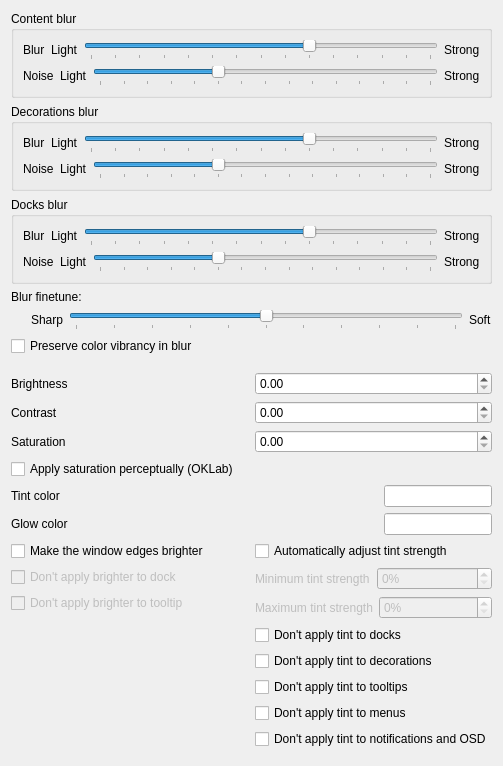
         <widget class="QWidget" name="scrollContentGeneral">
          <layout class="QVBoxLayout">
           <item>
            <widget class="QGroupBox" name="groupBoxContentBlur">
             <property name="title">
              <string>Content blur</string>
             </property>
             <layout class="QVBoxLayout" name="verticalLayoutContentBlur">
              <item>
               <layout class="QHBoxLayout" name="horizontalLayoutContentBlur" stretch="0,0,0,0">
                <item>
                 <widget class="QLabel" name="labelContentBlur">
                  <property name="text">
                   <string>Blur</string>
                  </property>
                 </widget>
                </item>
                <item>
                 <widget class="QLabel" name="labelConstantBlurLight">
                  <property name="text">
                   <string>Light</string>
                  </property>
                 </widget>
                </item>
                <item>
                 <widget class="QSlider" name="kcfg_BlurStrength">
                  <property name="minimum">
                   <number>1</number>
                  </property>
                  <property name="maximum">
                   <number>15</number>
                  </property>
                  <property name="singleStep">
                   <number>1</number>
                  </property>
                  <property name="pageStep">
                   <number>1</number>
                  </property>
                  <property name="value">
                   <number>10</number>
                  </property>
                  <property name="orientation">
                   <enum>Qt::Orientation::Horizontal</enum>
                  </property>
                  <property name="tickPosition">
                   <enum>QSlider::TickPosition::TicksBelow</enum>
                  </property>
                 </widget>
                </item>
                <item>
                 <widget class="QLabel" name="labelConstantBlurStrong">
                  <property name="text">
                   <string>Strong</string>
                  </property>
                 </widget>
                </item>
               </layout>
              </item>
              <item>
               <layout class="QHBoxLayout" name="horizontalLayoutContentNoise">
                <item>
                 <widget class="QLabel" name="labelContentNoise">
                  <property name="text">
                   <string>Noise</string>
                  </property>
                 </widget>
                </item>
                <item>
                 <widget class="QLabel" name="labelConstantNoiseLight">
                  <property name="text">
                   <string>Light</string>
                  </property>
                 </widget>
                </item>
                <item>
                 <widget class="QSlider" name="kcfg_NoiseStrength">
                  <property name="maximum">
                   <number>14</number>
                  </property>
                  <property name="pageStep">
                   <number>5</number>
                  </property>
                  <property name="value">
                   <number>5</number>
                  </property>
                  <property name="orientation">
                   <enum>Qt::Orientation::Horizontal</enum>
                  </property>
                  <property name="tickPosition">
                   <enum>QSlider::TickPosition::TicksBelow</enum>
                  </property>
                  <property name="tickInterval">
                   <number>1</number>
                  </property>
                 </widget>
                </item>
                <item>
                 <widget class="QLabel" name="labelConstantNoiseStrong">
                  <property name="text">
                   <string>Strong</string>
                  </property>
                 </widget>
                </item>
               </layout>
              </item>
             </layout>
            </widget>
           </item>
           <item>
            <widget class="QGroupBox" name="groupBoxDecorationBlur">
             <property name="title">
              <string>Decorations blur</string>
             </property>
             <layout class="QVBoxLayout" name="verticalLayoutDecorationBlur">
              <item>
               <layout class="QHBoxLayout" name="horizontalLayoutDecorationBlur" stretch="0,0,0,0">
                <item>
                 <widget class="QLabel" name="labelDecorationBlur">
                  <property name="text">
                   <string>Blur</string>
                  </property>
                 </widget>
                </item>
                <item>
                 <widget class="QLabel" name="labelDecorationBlurLight">
                  <property name="text">
                   <string>Light</string>
                  </property>
                 </widget>
                </item>
                <item>
                 <widget class="QSlider" name="kcfg_DecorationBlurStrength">
                  <property name="minimum">
                   <number>1</number>
                  </property>
                  <property name="maximum">
                   <number>15</number>
                  </property>
                  <property name="singleStep">
                   <number>1</number>
                  </property>
                  <property name="pageStep">
                   <number>1</number>
                  </property>
                  <property name="value">
                   <number>10</number>
                  </property>
                  <property name="orientation">
                   <enum>Qt::Orientation::Horizontal</enum>
                  </property>
                  <property name="tickPosition">
                   <enum>QSlider::TickPosition::TicksBelow</enum>
                  </property>
                 </widget>
                </item>
                <item>
                 <widget class="QLabel" name="labelDecorationBlurStrong">
                  <property name="text">
                   <string>Strong</string>
                  </property>
                 </widget>
                </item>
               </layout>
              </item>
              <item>
               <layout class="QHBoxLayout" name="horizontalLayoutDecorationNoise">
                <item>
                 <widget class="QLabel" name="labelDecorationNoise">
                  <property name="text">
                   <string>Noise</string>
                  </property>
                 </widget>
                </item>
                <item>
                 <widget class="QLabel" name="labelDecorationNoiseLight">
                  <property name="text">
                   <string>Light</string>
                  </property>
                 </widget>
                </item>
                <item>
                 <widget class="QSlider" name="kcfg_DecorationNoiseStrength">
                  <property name="maximum">
                   <number>14</number>
                  </property>
                  <property name="pageStep">
                   <number>5</number>
                  </property>
                  <property name="value">
                   <number>5</number>
                  </property>
                  <property name="orientation">
                   <enum>Qt::Orientation::Horizontal</enum>
                  </property>
                  <property name="tickPosition">
                   <enum>QSlider::TickPosition::TicksBelow</enum>
                  </property>
                  <property name="tickInterval">
                   <number>1</number>
                  </property>
                 </widget>
                </item>
                <item>
                 <widget class="QLabel" name="labelDecorationNoiseStrong">
                  <property name="text">
                   <string>Strong</string>
                  </property>
                 </widget>
                </item>
               </layout>
              </item>
             </layout>
            </widget>
           </item>
           <item>
            <widget class="QGroupBox" name="groupBoxDockBlur">
             <property name="title">
              <string>Docks blur</string>
             </property>
             <layout class="QVBoxLayout" name="verticalLayoutDockBlur">
              <item>
               <layout class="QHBoxLayout" name="horizontalLayoutDockBlur" stretch="0,0,0,0">
                <item>
                 <widget class="QLabel" name="labelDockBlur">
                  <property name="text">
                   <string>Blur</string>
                  </property>
                 </widget>
                </item>
                <item>
                 <widget class="QLabel" name="labelDockBlurLight">
                  <property name="text">
                   <string>Light</string>
                  </property>
                 </widget>
                </item>
                <item>
                 <widget class="QSlider" name="kcfg_DockBlurStrength">
                  <property name="minimum">
                   <number>1</number>
                  </property>
                  <property name="maximum">
                   <number>15</number>
                  </property>
                  <property name="singleStep">
                   <number>1</number>
                  </property>
                  <property name="pageStep">
                   <number>1</number>
                  </property>
                  <property name="value">
                   <number>10</number>
                  </property>
                  <property name="orientation">
                   <enum>Qt::Orientation::Horizontal</enum>
                  </property>
                  <property name="tickPosition">
                   <enum>QSlider::TickPosition::TicksBelow</enum>
                  </property>
                 </widget>
                </item>
                <item>
                 <widget class="QLabel" name="labelDockBlurStrong">
                  <property name="text">
                   <string>Strong</string>
                  </property>
                 </widget>
                </item>
               </layout>
              </item>
              <item>
               <layout class="QHBoxLayout" name="horizontalLayoutDockNoise">
                <item>
                 <widget class="QLabel" name="labelDockNoise">
                  <property name="text">
                   <string>Noise</string>
                  </property>
                 </widget>
                </item>
                <item>
                 <widget class="QLabel" name="labelDockNoiseLight">
                  <property name="text">
                   <string>Light</string>
                  </property>
                 </widget>
                </item>
                <item>
                 <widget class="QSlider" name="kcfg_DockNoiseStrength">
                  <property name="maximum">
                   <number>14</number>
                  </property>
                  <property name="pageStep">
                   <number>5</number>
                  </property>
                  <property name="value">
                   <number>5</number>
                  </property>
                  <property name="orientation">
                   <enum>Qt::Orientation::Horizontal</enum>
                  </property>
                  <property name="tickPosition">
                   <enum>QSlider::TickPosition::TicksBelow</enum>
                  </property>
                  <property name="tickInterval">
                   <number>1</number>
                  </property>
                 </widget>
                </item>
                <item>
                 <widget class="QLabel" name="labelDockNoiseStrong">
                  <property name="text">
                   <string>Strong</string>
                  </property>
                 </widget>
                </item>
               </layout>
              </item>
             </layout>
            </widget>
           </item>
           <item>
            <widget class="QLabel" name="labelBlurFinetuneDescription">
             <property name="text">
              <string>Blur finetune:</string>
             </property>
            </widget>
           </item>
           <item>
            <layout class="QHBoxLayout" name="horizontalLayoutBlurFinetune">
             <item>
              <spacer name="horizontalSpacerBlurFinetune">
               <property name="orientation">
                <enum>Qt::Orientation::Horizontal</enum>
               </property>
               <property name="sizeType">
                <enum>QSizePolicy::Policy::Fixed</enum>
               </property>
               <property name="sizeHint" stdset="0">
                <size>
                 <width>20</width>
                 <height>20</height>
                </size>
               </property>
              </spacer>
             </item>
             <item>
              <widget class="QLabel" name="labelBlurFinetuneSharp">
               <property name="text">
                <string>Sharp</string>
               </property>
              </widget>
             </item>
             <item>
              <widget class="QSlider" name="kcfg_BlurFinetune">
               <property name="minimum">
                <number>0</number>
               </property>
               <property name="maximum">
                <number>10</number>
               </property>
               <property name="singleStep">
                <number>1</number>
               </property>
               <property name="pageStep">
                <number>1</number>
               </property>
               <property name="value">
                <number>5</number>
               </property>
               <property name="orientation">
                <enum>Qt::Orientation::Horizontal</enum>
               </property>
               <property name="tickPosition">
                <enum>QSlider::TickPosition::TicksBelow</enum>
               </property>
               <property name="toolTip">
                <string>Tunes both the downsample radius and the upsample blend together. Lower = tighter / sharper blur, higher = wider / softer blur.</string>
               </property>
              </widget>
             </item>
             <item>
              <widget class="QLabel" name="labelBlurFinetuneSoft">
               <property name="text">
                <string>Soft</string>
               </property>
              </widget>
             </item>
            </layout>
           </item>
           <item>
            <widget class="QCheckBox" name="kcfg_BlurSaturationCompensation">
             <property name="text">
              <string>Preserve color vibrancy in blur</string>
             </property>
             <property name="toolTip">
              <string>Blur slightly desaturates colors — this counters that. Can cause artifacts.</string>
             </property>
            </widget>
           </item>
           <item>
            <spacer name="verticalSpacer">
             <property name="orientation">
              <enum>Qt::Orientation::Vertical</enum>
             </property>
             <property name="sizeHint" stdset="0">
              <size>
               <width>0</width>
               <height>0</height>
              </size>
             </property>
            </spacer>
           </item>
           <item>
            <spacer>
             <property name="orientation">
              <enum>Qt::Orientation::Vertical</enum>
             </property>
             <property name="sizeHint" stdset="0">
              <size>
               <width>0</width>
               <height>10</height>
              </size>
             </property>
            </spacer>
           </item>
           <item>
            <layout class="QHBoxLayout">
             <item>
              <widget class="QLabel" name="label">
               <property name="text">
                <string>Brightness</string>
               </property>
              </widget>
             </item>
             <item>
              <widget class="QDoubleSpinBox" name="kcfg_Brightness">
               <property name="minimum">
                <double>0.000000000000000</double>
               </property>
               <property name="singleStep">
                <double>0.100000000000000</double>
               </property>
              </widget>
             </item>
            </layout>
           </item>
           <item>
            <layout class="QHBoxLayout">
             <item>
              <widget class="QLabel" name="label">
               <property name="text">
                <string>Contrast</string>
               </property>
              </widget>
             </item>
             <item>
              <widget class="QDoubleSpinBox" name="kcfg_Contrast">
               <property name="minimum">
                <double>0.000000000000000</double>
               </property>
               <property name="singleStep">
                <double>0.100000000000000</double>
               </property>
              </widget>
             </item>
            </layout>
           </item>
           <item>
            <layout class="QHBoxLayout">
             <item>
              <widget class="QLabel" name="label">
               <property name="text">
                <string>Saturation</string>
               </property>
              </widget>
             </item>
             <item>
              <widget class="QDoubleSpinBox" name="kcfg_Saturation">
               <property name="minimum">
                <double>0.000000000000000</double>
               </property>
               <property name="singleStep">
                <double>0.100000000000000</double>
               </property>
              </widget>
             </item>
            </layout>
           </item>
           <item>
            <widget class="QCheckBox" name="kcfg_OklabSaturation">
             <property name="text">
              <string>Apply saturation perceptually (OKLab)</string>
             </property>
             <property name="toolTip">
              <string>Adjusts saturation evenly across all colors instead of in plain RGB.</string>
             </property>
            </widget>
           </item>
           <item>
            <layout class="QHBoxLayout">
             <item>
              <widget class="QLabel" name="labelTintColor">
               <property name="text">
                <string>Tint color</string>
               </property>
              </widget>
             </item>
             <item>
              <widget class="QLineEdit" name="kcfg_TintColor">
               <property name="sizePolicy">
                <sizepolicy hsizetype="Fixed" vsizetype="Fixed">
                 <horstretch>0</horstretch>
                 <verstretch>0</verstretch>
                </sizepolicy>
               </property>
               <property name="toolTip">
                <string>Enter a color in #AARRGGBB format. The A (alpha) channel sets tint strength.</string>
               </property>
              </widget>
             </item>
            </layout>
           </item>
           <item>
            <layout class="QHBoxLayout">
             <item>
              <widget class="QLabel" name="labelGlowColor">
               <property name="text">
                <string>Glow color</string>
               </property>
              </widget>
             </item>
             <item>
              <widget class="QLineEdit" name="kcfg_GlowColor">
               <property name="sizePolicy">
                <sizepolicy hsizetype="Fixed" vsizetype="Fixed">
                 <horstretch>0</horstretch>
                 <verstretch>0</verstretch>
                </sizepolicy>
               </property>
               <property name="toolTip">
                <string>Enter a color in #AARRGGBB format. The A (alpha) channel sets glow strength.</string>
               </property>
              </widget>
             </item>
            </layout>
           </item>
           <item>
            <layout class="QHBoxLayout" name="tintAndEdgeOptionsLayout">
             <item>
              <layout class="QVBoxLayout" name="edgeLightingOptionsLayout">
               <property name="alignment">
                <set>Qt::AlignTop</set>
               </property>
               <item>
                <widget class="QCheckBox" name="kcfg_EdgeLighting">
                 <property name="text">
                  <string>Make the window edges brighter</string>
                 </property>
                </widget>
               </item>
               <item>
                <widget class="QCheckBox" name="kcfg_EdgeLightingDock">
                 <property name="enabled">
                  <bool>false</bool>
                 </property>
                 <property name="text">
                  <string>Don't apply brighter to dock</string>
                 </property>
                </widget>
               </item>
               <item>
                <widget class="QCheckBox" name="kcfg_EdgeLightingTooltip">
                 <property name="enabled">
                  <bool>false</bool>
                 </property>
                 <property name="text">
                  <string>Don't apply brighter to tooltip</string>
                 </property>
                </widget>
               </item>
              </layout>
             </item>
             <item>
              <spacer name="horizontalSpacerMiddle">
               <property name="orientation">
                <enum>Qt::Orientation::Horizontal</enum>
               </property>
               <property name="sizeHint" stdset="0">
                <size>
                 <width>40</width>
                 <height>20</height>
                </size>
               </property>
              </spacer>
             </item>
             <item>
              <layout class="QVBoxLayout" name="tintExclusionsLayout">
               <item>
                <widget class="QCheckBox" name="kcfg_AutoTintAlpha">
                 <property name="text">
                  <string>Automatically adjust tint strength</string>
                 </property>
                 <property name="toolTip">
                  <string>Scales tint strength by comparing the tint color with the color behind each pixel.</string>
                 </property>
                </widget>
               </item>
               <item>
                <layout class="QHBoxLayout" name="autoTintAlphaMinLayout">
                 <item>
                  <widget class="QLabel" name="labelAutoTintAlphaMin">
                   <property name="enabled">
                    <bool>false</bool>
                   </property>
                   <property name="text">
                    <string>Minimum tint strength</string>
                   </property>
                  </widget>
                 </item>
                 <item>
                  <widget class="QSpinBox" name="kcfg_AutoTintAlphaMin">
                   <property name="enabled">
                    <bool>false</bool>
                   </property>
                   <property name="suffix">
                    <string>%</string>
                   </property>
                   <property name="maximum">
                    <number>100</number>
                   </property>
                  </widget>
                 </item>
                </layout>
               </item>
               <item>
                <layout class="QHBoxLayout" name="autoTintAlphaMaxLayout">
                 <item>
                  <widget class="QLabel" name="labelAutoTintAlphaMax">
                   <property name="enabled">
                    <bool>false</bool>
                   </property>
                   <property name="text">
                    <string>Maximum tint strength</string>
                   </property>
                  </widget>
                 </item>
                 <item>
                  <widget class="QSpinBox" name="kcfg_AutoTintAlphaMax">
                   <property name="enabled">
                    <bool>false</bool>
                   </property>
                   <property name="suffix">
                    <string>%</string>
                   </property>
                   <property name="maximum">
                    <number>100</number>
                   </property>
                  </widget>
                 </item>
                </layout>
               </item>
               <item>
                <widget class="QCheckBox" name="kcfg_ExcludeDocks">
                 <property name="text">
                  <string>Don't apply tint to docks</string>
                 </property>
                </widget>
               </item>
               <item>
                <widget class="QCheckBox" name="kcfg_ExcludeDecorations">
                 <property name="text">
                  <string>Don't apply tint to decorations</string>
                 </property>
                </widget>
               </item>
               <item>
                <widget class="QCheckBox" name="kcfg_ExcludeTooltips">
                 <property name="text">
                  <string>Don't apply tint to tooltips</string>
                 </property>
                </widget>
               </item>
               <item>
                <widget class="QCheckBox" name="kcfg_ExcludeMenus">
                 <property name="text">
                  <string>Don't apply tint to menus</string>
                 </property>
                </widget>
               </item>
               <item>
                <widget class="QCheckBox" name="kcfg_ExcludeOSD">
                 <property name="text">
                  <string>Don't apply tint to notifications and OSD</string>
                 </property>
                </widget>
               </item>
              </layout>
             </item>
            </layout>
           </item>
           <item>
            <widget class="QWidget" name="widget" native="true">
             <property name="sizePolicy">
              <sizepolicy hsizetype="Fixed" vsizetype="Expanding">
               <horstretch>0</horstretch>
               <verstretch>1</verstretch>
              </sizepolicy>
             </property>
            </widget>
           </item>
          </layout>
         </widget>
